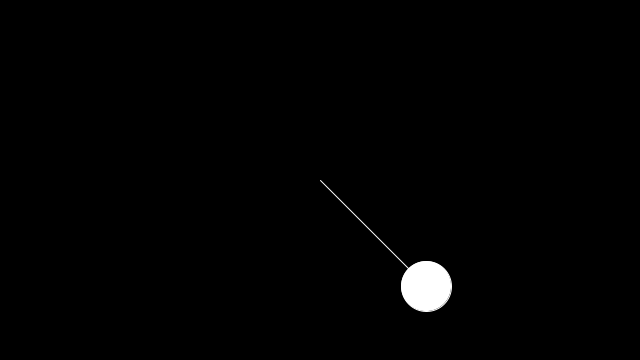
Frame 1 (no input)
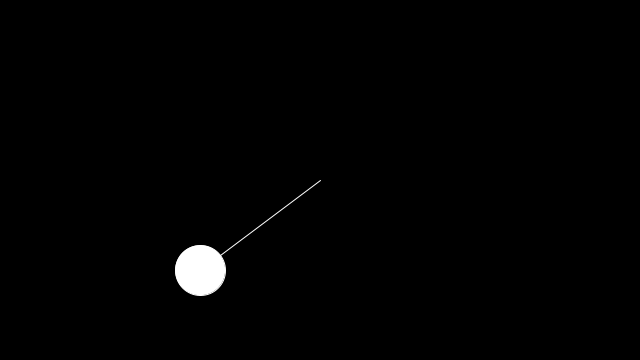
Frame 60 (the mouse pressed at the canvas centre just before this capture)
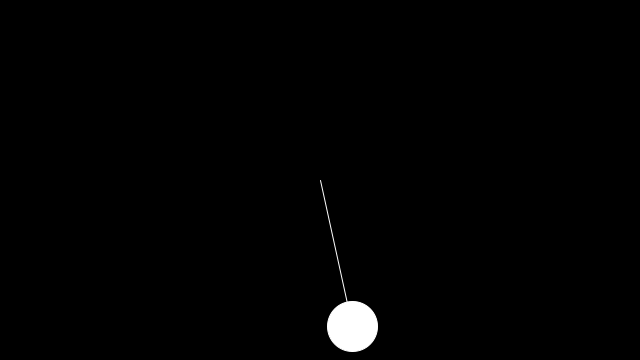
Frame 120 (the mouse held since frame 60 and released just before this capture)

The Processing sketch that drew these frames (run headless with seeded random() and noise(); from frame 60 on, the mouse is pressed at the canvas centre):

// Processing sketch: PolarCoordinates
// ── PolarCoordinates.pde
float r = 150;
float a = PI/4;
float aVel = 0.0;
float aAcc = 0.001;

void setup() {
  size(640, 360); 
}

void draw() {
 background(0);
 
 translate(width/2, height/2);
 float x = r * cos(a);
 float y = r * sin(a);
 fill(255);
 stroke(255);
 line(0, 0, x, y);
 ellipse(x, y, 50, 50);
 
 a += aVel;
 aVel += aAcc;
 aVel = constrain(aVel, 0, 0.1);
}
